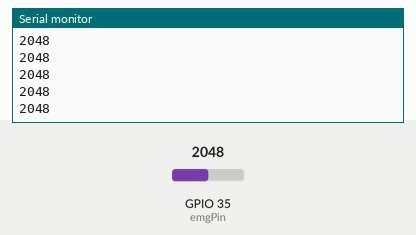
This sketch was run on a simulated ESP32. On the bench: the last lines printed to the serial monitor. The inputs (shaded band) are chosen by the test bench; at power-on: GPIO 35 (emgPin) = 2048.

Above: at 1.2 s.
1.3 s: GPIO 35 (emgPin) set to 2866
At 1.31 s:
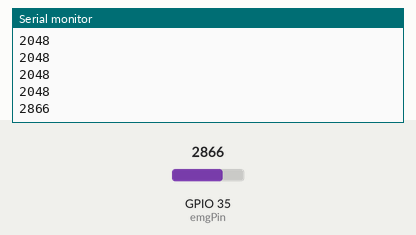
2.8 s: GPIO 35 (emgPin) set to 3603
At 2.81 s:
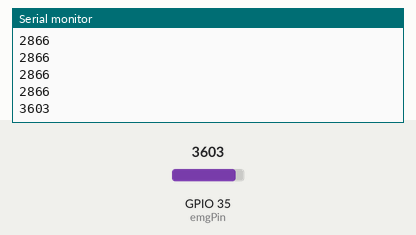
Timing chart, 0 to 5.8 s (numbered marks = the images above; inputs shaded):
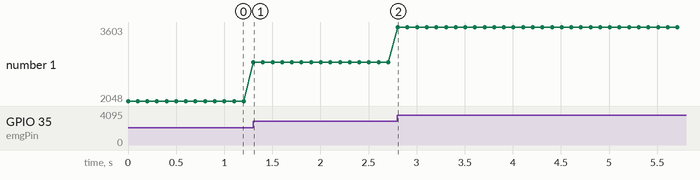

Measured:
- after the input at 1.3 s, the serial monitor: prints a new line at once (image 1)
- after the input at 2.8 s, the serial monitor: prints a new line at once (image 2)
- plotted number 1: 2048 → 2866 after the input at 1.3 s, 2866 → 3603 after the input at 2.8 s

The sketch:

EMG.ino
```cpp
const int emgPin = 35; // Analog pin connected to EMG sensor

void setup() {
  Serial.begin(115200);
}

void loop() {
  int emgValue = analogRead(emgPin);
  Serial.println(emgValue);
  delay(100); // Adjust delay as needed
}
```
